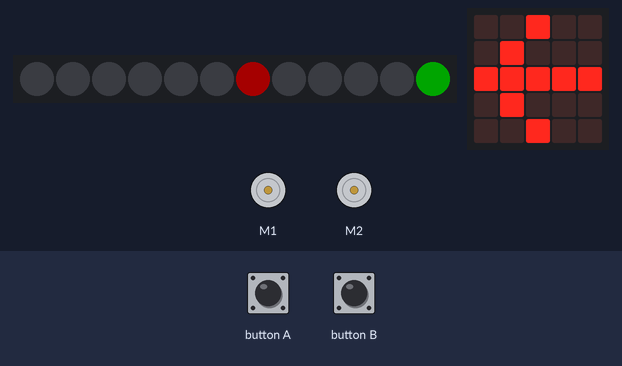
Recording of a program running on a simulated BBC micro:bit (MakeCode). Parts: 12 RGB LEDs in strip order, left to right, the board's 5×5 LED display, 2 × DC motor (green arrow = forward, orange = backward, longer = faster). The inputs (shaded band) are chosen by the test bench. Dim RGB values are drawn brighter than linear; random numbers come from a fixed seed.

Above: at 1.8 s.
1.9 s: button A pressed for 0.15 s
At 2.29 s:
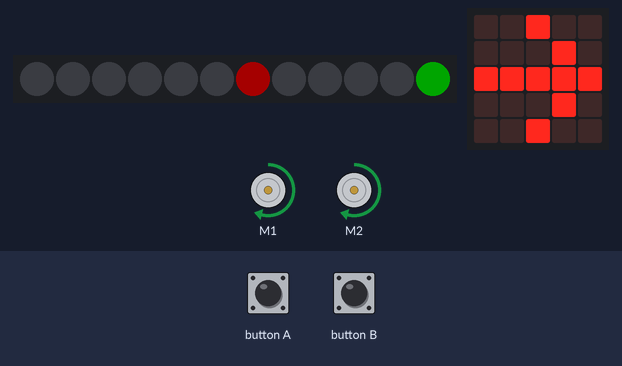
2.6 s: button B pressed for 0.15 s
At 4.1 s:
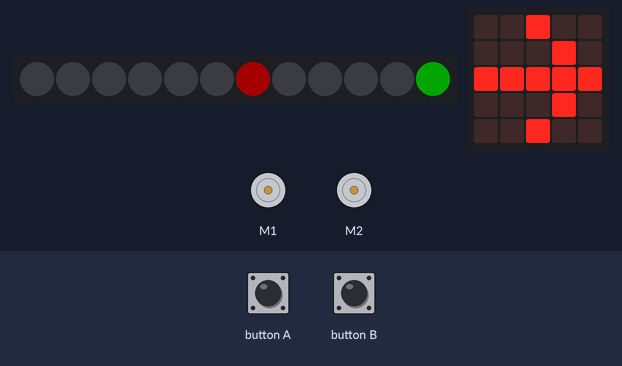
4.4 s: button A pressed for 0.15 s
At 5.32 s:
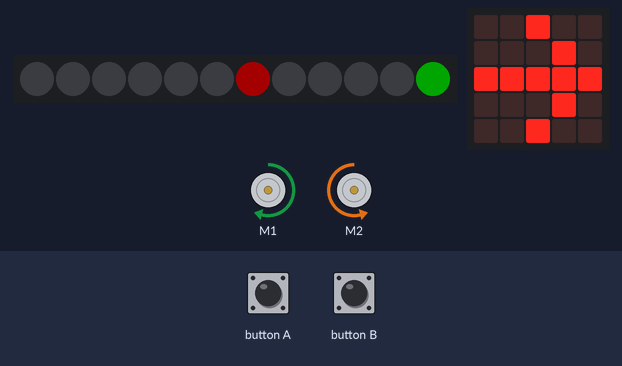
Timing chart, 0 to 14.1 s (numbered marks = the images above; inputs shaded):
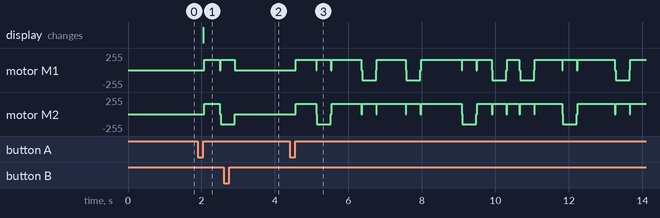

The program:

main.ts
```typescript
input.onButtonPressed(Button.A, function () {
    påTur = true
    basic.showArrow(ArrowNames.East)
})
input.onButtonPressed(Button.B, function () {
    påTur = false
    basic.showArrow(ArrowNames.East)
})
let påTur = false
bitbot.setPixelColor(6, 0xFF0000)
bitbot.setPixelColor(11, 0x00FF00)
påTur = false
basic.showArrow(ArrowNames.West)
basic.forever(function () {
    if (påTur) {
        bitbot.goms(BBDirection.Forward, 60, randint(300, 1200))
        if (Math.randomBoolean()) {
            bitbot.rotatems(BBRobotDirection.Left, 60, 400)
        } else {
            bitbot.rotatems(BBRobotDirection.Right, 60, 400)
        }
    }
})
```

test.ts
```typescript
// testene settes inn her; disse vil ikke kompilert så lenge denne pakken blir brukt som en utvidelse.
```

Measured:
- after the input at 1.9 s, motor M1: stopped → forward 153/255 after 0.18 s; motor M2: stopped → forward 153/255 after 0.18 s, → backward 153/255 0.42 s later; the display: changes after 0.15 s (image 1)
